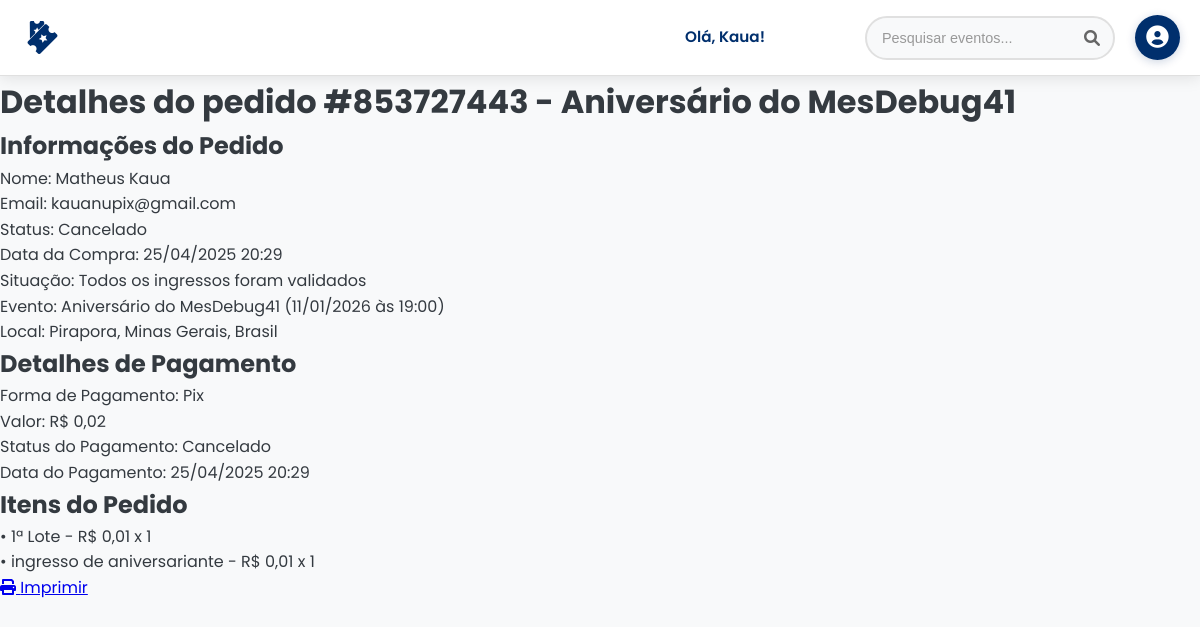
The page /detalhes_pedido.php?order_id=853727443 (signed in) on the database its author committed.
### tables this page shows
CREATE TABLE `pedidos` (
  `id` int(11) NOT NULL,
  `order_id` varchar(255) NOT NULL,
  `nome` varchar(255) NOT NULL,
  `sobrenome` varchar(255) NOT NULL,
  `email` varchar(255) NOT NULL,
  `valor_total` decimal(10,2) NOT NULL,
  `quantidade_total` int(11) DEFAULT 0,
  `status` varchar(50) NOT NULL DEFAULT 'pendente',
  `created_at` datetime NOT NULL DEFAULT current_timestamp(),
  `evento_id` int(11) NOT NULL,
  `pdf` longblob DEFAULT NULL,
  `ticket_code` text DEFAULT NULL,
  `tickets_json` text DEFAULT NULL,
  `forma_pagamento` text DEFAULT NULL,
  `itens_json` text DEFAULT NULL,
  `ingresso_validado` tinyint(1) NOT NULL DEFAULT 0,
  `enviado` tinyint(1) DEFAULT 0,
  `txid_pix` varchar(100) DEFAULT NULL,
  `loc_id_pix` int(11) DEFAULT NULL,
  `end_to_end_id` varchar(35) DEFAULT NULL,
  `cpf` varchar(11) NOT NULL,
  `numero_whatsapp` varchar(20) DEFAULT NULL,
  `imagem` longblob DEFAULT NULL,
  `arquivado` tinyint(1) NOT NULL DEFAULT 0,
  `pdv` tinyint(1) NOT NULL DEFAULT 0,
  `obsoleto_ticket_code` tinyint(1) DEFAULT 1 COMMENT 'Campo obsoleto, usar ingressos_pedidos',
  `obsoleto_itens_json` tinyint(1) DEFAULT 1 COMMENT 'Campo obsoleto, usar ingressos_pedidos',
  `obsoleto_ingresso_validado` tinyint(1) DEFAULT 1 COMMENT 'Campo obsoleto, usar ingressos_pedidos',
  `device_id` varchar(100) DEFAULT NULL,
  `card_brand` varchar(20) DEFAULT NULL COMMENT 'Bandeira do cartão (visa, mastercard, etc)',
  `payment_method_id` varchar(50) DEFAULT NULL COMMENT 'ID do método de pagamento no MercadoPago',
  `issuer_id` int(11) DEFAULT NULL COMMENT 'ID do banco emissor do cartão',
  `installments` int(2) DEFAULT 1 COMMENT 'Número de parcelas escolhidas',
  `transaction_id` varchar(100) DEFAULT NULL COMMENT 'ID da transação no MercadoPago',
  `card_last_four` varchar(4) DEFAULT NULL COMMENT 'Últimos 4 dígitos do cartão',
  `payment_type` varchar(20) DEFAULT NULL COMMENT 'Tipo: pix, credit_card, debit_card',
  `gateway_response` text DEFAULT NULL COMMENT 'Resposta completa do gateway JSON',
  `authorization_code` varchar(50) DEFAULT NULL COMMENT 'Código de autorização da transação',
  `refund_id` varchar(100) DEFAULT NULL COMMENT 'ID do estorno se aplicável',
  `refund_amount` decimal(10,2) DEFAULT NULL COMMENT 'Valor estornado'
);

CREATE TABLE `eventos` (
  `id` int(11) NOT NULL,
  `logo` varchar(255) DEFAULT NULL,
  `local` varchar(255) NOT NULL,
  `nome` varchar(255) NOT NULL,
  `atracoes` text NOT NULL,
  `descricao_evento` text DEFAULT NULL,
  `data_inicio` date DEFAULT NULL,
  `hora_inicio` time DEFAULT NULL,
  `data_termino` date DEFAULT NULL,
  `hora_termino` time DEFAULT NULL,
  `promotor_id` int(11) NOT NULL,
  `lat` double DEFAULT NULL,
  `lng` double DEFAULT NULL,
  `status` varchar(20) NOT NULL DEFAULT 'desaprovado',
  `codigo_evento` int(11) DEFAULT NULL,
  `em_carrossel` tinyint(1) DEFAULT 0,
  `prioridade` int(11) DEFAULT 0,
  `proporcao` varchar(10) DEFAULT '16:9',
  `titulo_carrossel` varchar(255) DEFAULT NULL,
  `descricao_curta` text DEFAULT NULL,
  `categoria_id` int(11) DEFAULT NULL,
  `faixa_etaria` enum('livre','10','12','14','16','18') DEFAULT 'livre',
  `acessibilidade` text DEFAULT NULL,
  `politica_cancelamento` text DEFAULT NULL,
  `codigo_vestimenta` varchar(100) DEFAULT NULL,
  `estacionamento` text DEFAULT NULL,
  `observacoes_importantes` text DEFAULT NULL,
  `capacidade_maxima` int(11) DEFAULT NULL,
  `tipo_evento` enum('presencial','virtual','hibrido') DEFAULT 'presencial',
  `link_transmissao` varchar(255) DEFAULT NULL,
  `permite_gravacao` tinyint(1) DEFAULT 1,
  `destaque` tinyint(1) DEFAULT 0,
  `meta_title` varchar(200) DEFAULT NULL,
  `meta_description` varchar(300) DEFAULT NULL,
  `slug` varchar(200) DEFAULT NULL,
  `visualizacoes` int(11) DEFAULT 0,
  `compartilhamentos` int(11) DEFAULT 0,
  `rating_medio` decimal(2,1) DEFAULT 0.0,
  `total_avaliacoes` int(11) DEFAULT 0,
  `created_at` timestamp NULL DEFAULT current_timestamp(),
  `updated_at` timestamp NULL DEFAULT current_timestamp() ON UPDATE current_timestamp()
);

### detalhes_pedido.php (the view, shortened to what this page needs)
<?php
include('conexao.php');
$orderId = $_GET['order_id'];
$sql = "
    SELECT
        p.id,
        p.order_id,
        p.nome,
        p.sobrenome,
        p.email,
        p.valor_total,
        p.status,
        p.created_at,
        p.ingresso_validado,
        p.forma_pagamento,
        p.itens_json,
        p.ticket_code,
        e.nome AS evento_nome,
        e.logo AS evento_logo,
        e.data_inicio AS evento_data,
        e.hora_inicio AS evento_horario,
        e.local AS evento_local
    FROM pedidos p
    JOIN eventos e ON p.evento_id = e.id
    WHERE p.order_id = '$orderId'
      AND p.email = '" . $_SESSION['email'] . "'
    LIMIT 1
";
$result = $conn->query($sql);
$pedido = $result->fetch_assoc();
$sql_validados = "
    SELECT ingresso_index
    FROM validacoes_individuais
    WHERE order_id = '{$orderId}'
";
$result_validados = $conn->query($sql_validados);
$ingressosValidados = [];
if ($result_validados && $result_validados->num_rows > 0) {
    while ($row = $result_validados->fetch_assoc()) {
        $ingressosValidados[] = $row['ingresso_index'];
    }
}
$itens = [];
$totalQty = 0;
if (!empty($pedido['itens_json'])) {
    $decoded = json_decode($pedido['itens_json'], true);
    if (is_array($decoded)) {
        foreach ($decoded as $item) {
            $itens[] = $item;
            $totalQty += intval($item['quantidade']);
        }
    }
}
$statusTraduzido = 'Cancelado';
$todosValidados = (count($ingressosValidados) >= $totalQty);
?>
<!DOCTYPE html>
<html lang="pt-br">
<head>
  <link rel="stylesheet" href="https://cdnjs.cloudflare.com/ajax/libs/font-awesome/6.2.1/css/all.min.css"
 />
  <link rel="stylesheet" href="css/detalhes_pedidos.css">
</head>
<body>
  <?php
    if (isset($_SESSION['adminid'])) {
      include('header_admin.php');
    } else {
      include('header_cliente.php');
    }
  ?>
  <div id="dp-wrapper">
    <div class="dp-container">
      <h1 class="dp-title">
        Detalhes do pedido #<?php echo htmlspecialchars($pedido['order_id']); ?> - <?php echo htmlspecialchars($pedido['evento_nome']); ?>
      </h1>
      <div class="dp-section">
        <h2 class="dp-section-title">Informações do Pedido</h2>
        <div class="dp-info-row">
          <span class="dp-label">Nome:</span>
          <span class="dp-info"><?php echo htmlspecialchars($pedido['nome'] . ' ' . $pedido['sobrenome']); ?></span>
        </div>
        <div class="dp-info-row">
          <span class="dp-label">Email:</span>
          <span class="dp-info"><?php echo htmlspecialchars($pedido['email']); ?></span>
        </div>
        <div class="dp-info-row">
          <span class="dp-label">Status:</span>
          <span class="dp-info"><?php echo $statusTraduzido; ?></span>
        </div>
        <div class="dp-info-row">
          <span class="dp-label">Data da Compra:</span>
          <span class="dp-info"><?php echo date("d/m/Y H:i", strtotime($pedido['created_at'])); ?></span>
        </div>
        <div class="dp-info-row">
          <span class="dp-label">Situação:</span>
          <span class="dp-info">
            <?php if ($todosValidados): ?>
              Todos os ingressos foram validados
            <?php else: ?>
              <?= count($ingressosValidados) ?> de <?= $totalQty ?> ingressos validados
            <?php endif; ?>
          </span>
        </div>
        <div class="dp-info-row">
          <span class="dp-label">Evento:</span>
          <span class="dp-info">
            <?php echo htmlspecialchars($pedido['evento_nome']); ?>
            (<?php echo date("d/m/Y", strtotime($pedido['evento_data'])); ?> às <?php echo date("H:i", strtotime($pedido['evento_horario'])); ?>)
          </span>
        </div>
        <div class="dp-info-row">
          <span class="dp-label">Local:</span>
          <span class="dp-info"><?php echo htmlspecialchars($pedido['evento_local']); ?></span>
        </div>
      </div>
      <div class="dp-section">
        <h2 class="dp-section-title">Detalhes de Pagamento</h2>
        <div class="dp-info-row">
          <span class="dp-label">Forma de Pagamento:</span>
          <span class="dp-info"><?php echo htmlspecialchars($pedido['forma_pagamento'] ?: 'Pix'); ?></span>
        </div>
        <div class="dp-info-row">
          <span class="dp-label">Valor:</span>
          <span class="dp-info">R$ <?php echo number_format($pedido['valor_total'], 2, ',', '.'); ?></span>
        </div>
        <div class="dp-info-row">
          <span class="dp-label">Status do Pagamento:</span>
          <span class="dp-info"><?php echo $statusTraduzido; ?></span>
        </div>
        <div class="dp-info-row">
          <span class="dp-label">Data do Pagamento:</span>
          <span class="dp-info"><?php echo date("d/m/Y H:i", strtotime($pedido['created_at'])); ?></span>
        </div>
      </div>
      <div class="dp-section">
        <h2 class="dp-section-title">Itens do Pedido</h2>
        <?php if (!empty($itens)): ?>
          <?php foreach ($itens as $i => $item): ?>
            <div class="dp-info-row">
              <span class="dp-info">
                • <?php echo htmlspecialchars($item['descricao'] ?? 'Item'); ?>
                  - R$ <?php echo number_format(($item['preco'] ?? 0), 2, ',', '.'); ?>
                  x <?php echo $item['quantidade']; ?>
              </span>
            </div>
          <?php endforeach; ?>
        <?php else: ?>
          <p class="dp-info">Nenhum item detalhado (itens_json vazio ou não configurado).</p>
        <?php endif; ?>
      </div>
      <div class="dp-action">
        <a href="imprimir_ingresso.php?order_id=<?php echo urlencode($pedido['order_id']); ?>" class="dp-print-btn" target="_blank">
          <i class="fa-solid fa-print"></i> Imprimir
        </a>
      </div>
    </div>
  </div>
</body>
</html>

### assets/css/index.css (style rules this page uses)
:root { --primary-color: #002F6D; --secondary-color: #0075eb; --accent-color: #7209b7; --success-color: #4caf50; --warning-color: #ff9800; --error-color: #f44336; --background-color: #f8f9fa; --text-color: #343a40; --light-text: #6c757d; --card-shadow: 0 8px 20px rgba(0, 0, 0, 0.08); --hover-shadow: 0 12px 24px rgba(0, 0, 0, 0.12); --border-radius: 10px; --transition: all 0.3s ease; --white: #ffffff; }
* { margin: 0; padding: 0; box-sizing: border-box; }
body { font-family: 'Poppins', sans-serif; background-color: var(--background-color); color: var(--text-color); line-height: 1.6; overflow-x: hidden; }

### rows shown on the page
pedidos: order "853727443", evento.nome "Aniversário do MesDebug41", nome+sobrenome "Matheus Kaua", email "kauanupix@gmail.com", created_at "25/04/2025 20:29", evento.data_inicio "11/01/2026", evento.hora_inicio "19:00", evento.local "Pirapora, Minas Gerais, Brasil", forma_pagamento "Pix", valor_total "0,02"

### other values the page prints
$_SESSION['nome'] "Kaua"
$statusTraduzido "Cancelado"
$item['descricao'] "1ª Lote"
$item['preco'] "0,01"
$item['quantidade'] "1"
$item['descricao'] "ingresso de aniversariante"
